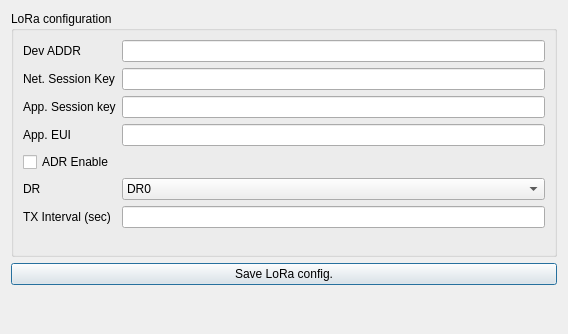
<?xml version="1.0" encoding="UTF-8"?>
<ui version="4.0">
 <class>SetLoRaParam</class>
 <widget class="QDialog" name="SetLoRaParam">
  <property name="geometry">
   <rect>
    <x>0</x>
    <y>0</y>
    <width>568</width>
    <height>334</height>
   </rect>
  </property>
  <property name="windowTitle">
   <string>Dialog</string>
  </property>
  <layout class="QGridLayout" name="gridLayout">
   <item row="2" column="0">
    <widget class="QPushButton" name="pushSendLoRaConfig">
     <property name="text">
      <string>Save LoRa config.</string>
     </property>
    </widget>
   </item>
   <item row="0" column="0" rowspan="2">
    <widget class="QGroupBox" name="groupBox_LoRaConfiguration">
     <property name="enabled">
      <bool>true</bool>
     </property>
     <property name="title">
      <string>LoRa configuration</string>
     </property>
     <layout class="QFormLayout" name="formLayout">
      <item row="0" column="0">
       <widget class="QLabel" name="label_devADDR">
        <property name="text">
         <string>Dev ADDR</string>
        </property>
       </widget>
      </item>
      <item row="0" column="1">
       <widget class="QLineEdit" name="line_devADDR"/>
      </item>
      <item row="1" column="0">
       <widget class="QLabel" name="label_NSK">
        <property name="text">
         <string>Net. Session Key</string>
        </property>
       </widget>
      </item>
      <item row="1" column="1">
       <widget class="QLineEdit" name="line_NSK"/>
      </item>
      <item row="2" column="0">
       <widget class="QLabel" name="label_5">
        <property name="text">
         <string>App. Session key</string>
        </property>
       </widget>
      </item>
      <item row="2" column="1">
       <widget class="QLineEdit" name="line_ASK"/>
      </item>
      <item row="3" column="0">
       <widget class="QLabel" name="label_appEui">
        <property name="text">
         <string>App. EUI</string>
        </property>
       </widget>
      </item>
      <item row="3" column="1">
       <widget class="QLineEdit" name="lineEdit_appEui"/>
      </item>
      <item row="4" column="0">
       <widget class="QCheckBox" name="checkBoxADR">
        <property name="text">
         <string>ADR Enable</string>
        </property>
       </widget>
      </item>
      <item row="5" column="0">
       <widget class="QLabel" name="label_8">
        <property name="text">
         <string>DR</string>
        </property>
       </widget>
      </item>
      <item row="5" column="1">
       <widget class="QComboBox" name="comboBox_DRSelection">
        <item>
         <property name="text">
          <string>DR0</string>
         </property>
        </item>
        <item>
         <property name="text">
          <string>DR1</string>
         </property>
        </item>
        <item>
         <property name="text">
          <string>DR2</string>
         </property>
        </item>
        <item>
         <property name="text">
          <string>DR3</string>
         </property>
        </item>
        <item>
         <property name="text">
          <string>DR4</string>
         </property>
        </item>
        <item>
         <property name="text">
          <string>DR5</string>
         </property>
        </item>
       </widget>
      </item>
      <item row="7" column="0">
       <widget class="QLabel" name="label_7">
        <property name="text">
         <string>TX Interval (sec)</string>
        </property>
       </widget>
      </item>
      <item row="7" column="1">
       <widget class="QLineEdit" name="lineEdit_TXInterva"/>
      </item>
      <item row="9" column="1">
       <spacer name="verticalSpacer_2">
        <property name="orientation">
         <enum>Qt::Orientation::Vertical</enum>
        </property>
        <property name="sizeHint" stdset="0">
         <size>
          <width>254</width>
          <height>22</height>
         </size>
        </property>
       </spacer>
      </item>
     </layout>
    </widget>
   </item>
   <item row="3" column="0">
    <spacer name="verticalSpacer">
     <property name="orientation">
      <enum>Qt::Orientation::Vertical</enum>
     </property>
     <property name="sizeHint" stdset="0">
      <size>
       <width>20</width>
       <height>43</height>
      </size>
     </property>
    </spacer>
   </item>
  </layout>
 </widget>
 <resources/>
 <connections/>
</ui>
